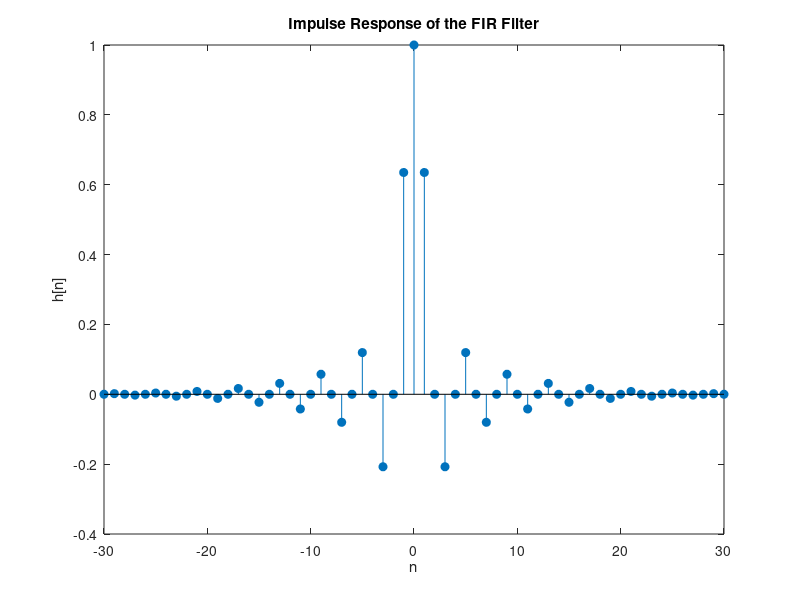

MATLAB code to generate this figure: (Note: this script raises an error after producing the figure.)
% Given parameters
fs = 2000;                % Sampling frequency (Hz)
fc = 500;                 % Cutoff frequency (Hz)
N = 61;                   % Number of filter taps (points)
wc = 2*pi*fc/fs;         % Normalized cutoff frequency (rad/sample)

% Generate the truncated sinc function coefficients
n = -(N-1)/2 : (N-1)/2;  % Index for the filter coefficients
h = sinc(2*fc/fs * n);    % sinc function (scaled by cutoff frequency)
h = h .* (hamming(N)');   % Apply Hamming window to reduce side lobes

% Plot the impulse response
figure;
stem(n, h, 'filled');
title('Impulse Response of the FIR Filter');
xlabel('n');
ylabel('h[n]');

% Plot the frequency response using fvtool
fvtool(h, 1,'Fs',fs);   % Use fvtool to analyze the filter

% Create a signal to filter (example: a mixture of sine waves)
t = 0:1/fs:1;                  % Time vector (1 second duration)
f1 = 100;                      % Frequency of the first sine wave (Hz)
f2 = 800;                      % Frequency of the second sine wave (Hz)
signal = sin(2*pi*f1*t) + sin(2*pi*f2*t);  % Input signal

% Apply the FIR filter to the signal
filtered_signal = filter(h, 1, signal);  % Apply the filter

% Plot the original and filtered signals
figure;
subplot(2, 1, 1);
plot(t, signal);
title('Original Signal');
xlabel('Time (s)');
ylabel('Amplitude');

subplot(2, 1, 2);
plot(t, filtered_signal);
title('Filtered Signal');
xlabel('Time (s)');
ylabel('Amplitude');

% Optionally, you can listen to the filtered signal (if supported by your system)
% sound(filtered_signal, fs);
